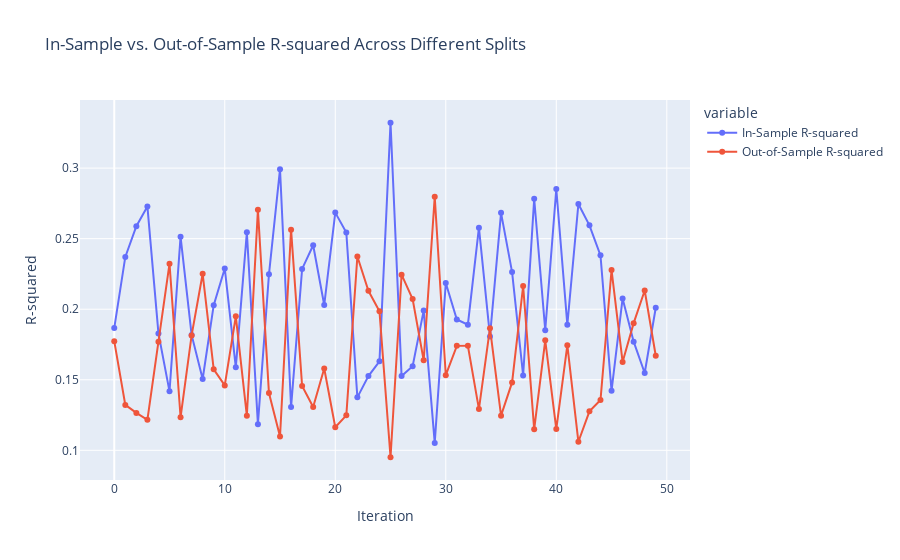

Notebook source saved alongside this figure:
### Markdown cell above
# Question 7
- model5_linear_form reduces complexity compared to model4_fit by removing higher-order interactions. It has attack, defense and speed (continous variables) and legendary, generation, and type (categorical indicator variable). The guiding principle was to limit the number of interactions to make it more interpretable than model4_fit.
- model6_linear_form focuses on predictors found significant in model5_fit. This makes the data even more interpretable. This model limits noise by focusing on only gen 2 and 5 and considers only water and normal type pokemon. The guiding principle of this model was to remove noise by focusing on fewer indicators.
- model7_linear_form reintroduces interactions between Attack, Speed, Sp. Def, and Sp. Atk, but with a smaller number of variables. The guiding principle here is to check for inter-indicator interactions that might have an effect on the predictioin that is different to predicting seperately.
- In model7_linear_form_CS, the continuous predictors (Attack, Speed, etc.) are centered and scaled. This makes the model. The guiding principle is that this makes the predictions more stable and reduces multicolinearity.

### Code cell
# Question 8

import numpy as np
import pandas as pd
import statsmodels.formula.api as smf
from sklearn.model_selection import train_test_split
import plotly.express as px

# Set up data (using your previous dataset example)
url = "https://raw.githubusercontent.com/KeithGalli/pandas/master/pokemon_data.csv"
pokeaman = pd.read_csv(url).fillna('None')
pokeaman.fillna('None', inplace=True)

# List to collect the metrics
in_sample_r2 = []
out_of_sample_r2 = []

# Number of iterations
num_iterations = 50

for i in range(num_iterations):
    # Randomly split the data into training and testing sets
    pokeaman_train, pokeaman_test = train_test_split(pokeaman, train_size=0.5)
    
    # Fit a simple linear regression model
    model_spec = smf.ols(formula='HP ~ Attack + Defense + Speed', data=pokeaman_train)
    model_fit = model_spec.fit()
    
    # Predictions for the train and test sets
    yhat_train = model_fit.predict(pokeaman_train)
    yhat_test = model_fit.predict(pokeaman_test)
    
    # Collect in-sample (training set) R-squared
    in_sample_r2.append(model_fit.rsquared)
    
    # Calculate out-of-sample (test set) R-squared
    y_test = pokeaman_test.HP
    out_of_sample_r2.append(np.corrcoef(y_test, yhat_test)[0, 1] ** 2)

# Visualize the results using Plotly
results_df = pd.DataFrame({
    'Iteration': np.arange(num_iterations),
    'In-Sample R-squared': in_sample_r2,
    'Out-of-Sample R-squared': out_of_sample_r2
})

fig = px.line(results_df, x='Iteration', y=['In-Sample R-squared', 'Out-of-Sample R-squared'],
              title="In-Sample vs. Out-of-Sample R-squared Across Different Splits",
              labels={'value': 'R-squared', 'Iteration': 'Iteration'},
              markers=True)

fig.show()

### Figure 1 — Plotly figure (JSON) as saved in the notebook; plotly's stock layout.template omitted (floating-point values rounded to 4 significant figures)
{"data": [{"hovertemplate": "variable=In-Sample R-squared<br>Iteration=%{x}<br>R-squared=%{y}<extra></extra>", "legendgroup": "In-Sample R-squared", "line": {"color": "#636efa", "dash": "solid"}, "marker": {"symbol": "circle"}, "mode": "lines+markers", "name": "In-Sample R-squared", "orientation": "v", "showlegend": true, "type": "scatter", "x": [0, 1, 2, 3, 4, 5, 6, 7, 8, 9, 10, 11, 12, 13, 14, 15, 16, 17, 18, 19, 20, 21, 22, 23, 24, 25, 26, 27, 28, 29, 30, 31, 32, 33, 34, 35, 36, 37, 38, 39, 40, 41, 42, 43, 44, 45, 46, 47, 48, 49], "xaxis": "x", "y": [0.1866, 0.237, 0.2588, 0.2729, 0.1828, 0.1418, 0.2514, 0.1818, 0.1505, 0.2029, 0.2289, 0.1588, 0.2545, 0.1185, 0.2247, 0.2992, 0.1307, 0.2286, 0.2453, 0.203, 0.2685, 0.2543, 0.1375, 0.1526, 0.163, 0.3322, 0.1526, 0.1596, 0.199, 0.1052, 0.2186, 0.1928, 0.189, 0.2578, 0.1807, 0.2683, 0.2263, 0.153, 0.2783, 0.1851, 0.2852, 0.189, 0.2746, 0.2594, 0.2382, 0.1422, 0.2076, 0.177, 0.1548, 0.201], "yaxis": "y"}, {"hovertemplate": "variable=Out-of-Sample R-squared<br>Iteration=%{x}<br>R-squared=%{y}<extra></extra>", "legendgroup": "Out-of-Sample R-squared", "line": {"color": "#EF553B", "dash": "solid"}, "marker": {"symbol": "circle"}, "mode": "lines+markers", "name": "Out-of-Sample R-squared", "orientation": "v", "showlegend": true, "type": "scatter", "x": [0, 1, 2, 3, 4, 5, 6, 7, 8, 9, 10, 11, 12, 13, 14, 15, 16, 17, 18, 19, 20, 21, 22, 23, 24, 25, 26, 27, 28, 29, 30, 31, 32, 33, 34, 35, 36, 37, 38, 39, 40, 41, 42, 43, 44, 45, 46, 47, 48, 49], "xaxis": "x", "y": [0.1774, 0.1322, 0.1265, 0.1216, 0.177, 0.2323, 0.1234, 0.1814, 0.2251, 0.1574, 0.146, 0.195, 0.1244, 0.2704, 0.1406, 0.1098, 0.2564, 0.1455, 0.1307, 0.158, 0.1163, 0.1248, 0.2373, 0.2131, 0.1985, 0.09508, 0.2245, 0.2072, 0.1638, 0.2797, 0.1532, 0.174, 0.1741, 0.1292, 0.1865, 0.1246, 0.1481, 0.2164, 0.1148, 0.178, 0.1151, 0.1745, 0.106, 0.1276, 0.1356, 0.2278, 0.1627, 0.1901, 0.2133, 0.167], "yaxis": "y"}], "layout": {"legend": {"title": {"text": "variable"}, "tracegroupgap": 0}, "title": {"text": "In-Sample vs. Out-of-Sample R-squared Across Different Splits"}, "xaxis": {"anchor": "y", "domain": [0, 1], "title": {"text": "Iteration"}}, "yaxis": {"anchor": "x", "domain": [0, 1], "title": {"text": "R-squared"}}}}
